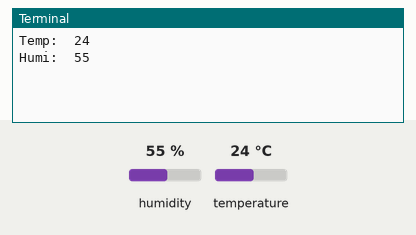
The program below on a simulated Raspberry Pi (BCM pin numbers). Shown: the last lines printed to the terminal. The test bench sets the inputs (shaded band); at power-on: humidity 55 %, temperature 24 °C.

Above: at 1.2 s.
1.3 s: humidity set to 22 %
At 3.5 s:
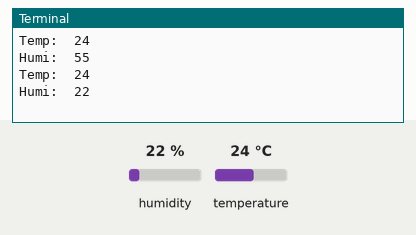
4.3 s: temperature set to 12 °C
At 5.9 s:
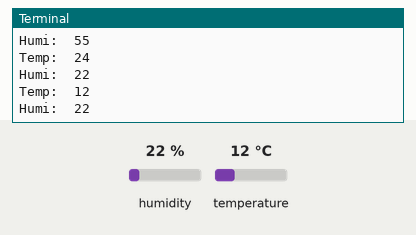
7.3 s: humidity set to 40 %
At 10.7 s:
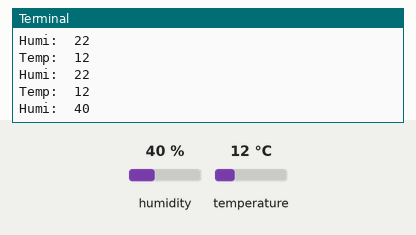
Timing chart, 0 to 12.2 s (numbered marks = the images above; inputs shaded):
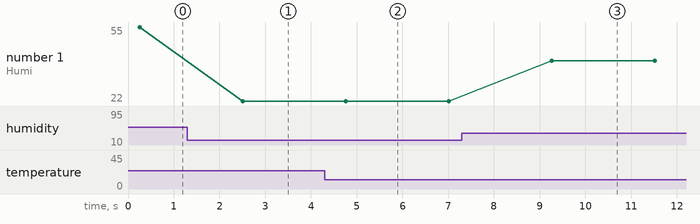

The program:

dhtll.py
```python
# pip install adafruit-circuitpython-dht
# sudo apt install libgpiod2

import RPi.GPIO as GPIO
import time
import adafruit_dht
import board

dhtPin = 23

GPIO.setmode(GPIO.BCM)
GPIO.setup(dhtPin, GPIO.IN)
GPIO.cleanup()
dht = adafruit_dht.DHT11(board.D23)

while True:
	try:
		temperature = dht.temperature
		humidity = dht.humidity
		print("Temp: ", temperature)
		print("Humi: ", humidity)
		time.sleep(2)

	except RuntimeError as error:
		print(error.args[0])

	except KeyboardInterrupt:
		GPIO.cleanup()
		break

#dhtPin.exit()
```

Measured:
- after the input at 1.3 s, the terminal: prints a new line after 1.2 s (image 1)
- after the input at 4.3 s, the terminal: prints a new line after 0.46 s (image 2)
- after the input at 7.3 s, the terminal: prints a new line after 2.0 s (image 3)
- plotted number 1: 55 → 22 after the input at 1.3 s, 22 → 40 after the input at 7.3 s
